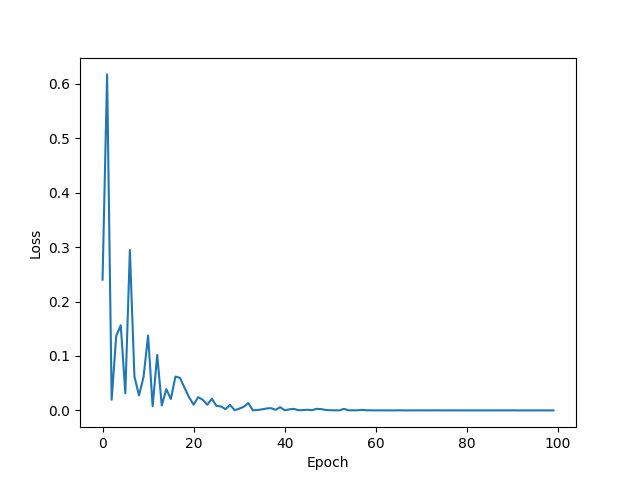

Recreate this plot in Python.
import matplotlib.pyplot as plt
import torch
import torch.nn as nn
import torchvision.datasets as dsets
import torchvision.transforms as transforms
from torch.autograd import Variable
from torch.optim.lr_scheduler import StepLR
import random
import numpy as np

random.seed(0)

file_name = "mnist_parameter_optimization"

def plot_loss(losses):
    plt.plot(losses)
    plt.xlabel('Epoch')
    plt.ylabel('Loss')
    np.save("./mnist_deep.npy", losses)
    plt.show()
    
# Hyper Parameters
input_size = 784
num_classes = 10
num_epochs = 100
batch_size = 32
learning_rate = 1e-4
hidden_size = 500

# MNIST Dataset
train_dataset = dsets.MNIST(root='./data',
                            train=True,
                            transform=transforms.ToTensor(),
                            download=True)

test_dataset = dsets.MNIST(root='./data',
                           train=False,
                           transform=transforms.ToTensor())

# Data Loader (Input Pipeline)
train_loader = torch.utils.data.DataLoader(dataset=train_dataset,
                                           batch_size=batch_size,
                                           shuffle=True)

test_loader = torch.utils.data.DataLoader(dataset=test_dataset,
                                          batch_size=batch_size,
                                          shuffle=False)


# Neural Network Model
class Net(nn.Module):
    def __init__(self, input_size, num_classes):
        super(Net, self).__init__()
        self.fc1 = nn.Linear(input_size, hidden_size)
        self.relu = nn.ReLU()
        self.fc2 = nn.Linear(hidden_size,num_classes)
        
        
    def forward(self, x):
        out = self.fc1(x)
        out = self.relu(out)
        out = self.fc2(out)
        return out


net = Net(input_size, num_classes)


# Loss and Optimizer
criterion = nn.CrossEntropyLoss()
optimizer = torch.optim.Adam(net.parameters(), lr=learning_rate)


net.train(True)

losses = []
# Train the Model
for epoch in range(num_epochs):
    total_loss = 0
    for i, (images, labels) in enumerate(train_loader):# batch
        #zero the gradients
        optimizer.zero_grad()
        
        # Convert torch tensor to Variable
        images = Variable(images.view(-1, 28*28))# change to vector
        labels = Variable(labels)
        
        #forward
        out = net(images)
        loss = criterion(out, labels)
        loss.backward()
        optimizer.step()    
        total_loss += loss.item()
            

        
    print('Epoch_id: %d, loss: %f' % (epoch, loss.item()))
    losses.append(total_loss / len(train_loader))
    
net.eval()
# Test the Model
correct = 0
total = 0
for images, labels in test_loader:
    images = Variable(images.view(-1, 28*28))
    # TODO: implement evaluation code - report accuracy
    outputs = net(images)
    _, max_indicies = torch.max(outputs.data, 1) # max, argmax = torch.max()
    correct += (max_indicies == labels).sum().item()
    total += labels.size(0)

print('Accuracy of the network on the 10000 test images: %d %%' % (100 * correct / total))

plot_loss(losses)

# Save the Model
torch.save(net.state_dict(), file_name+".pkl")
